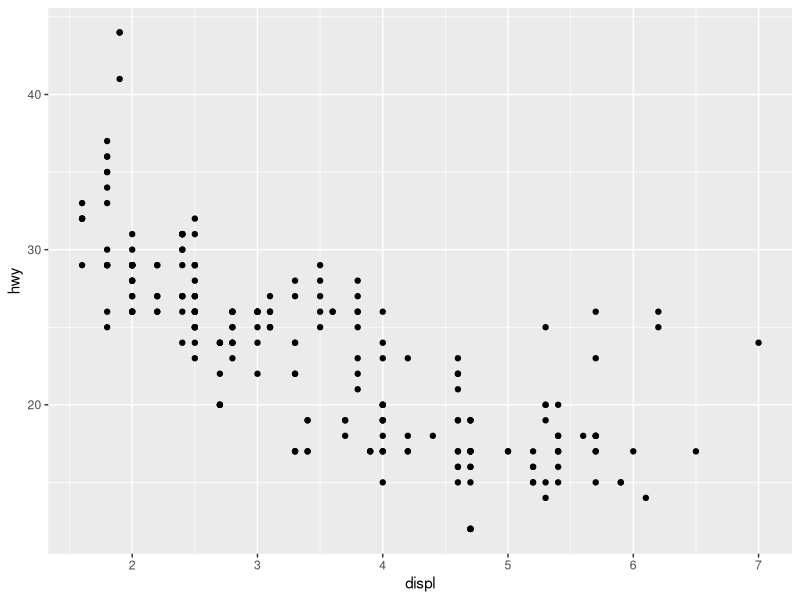
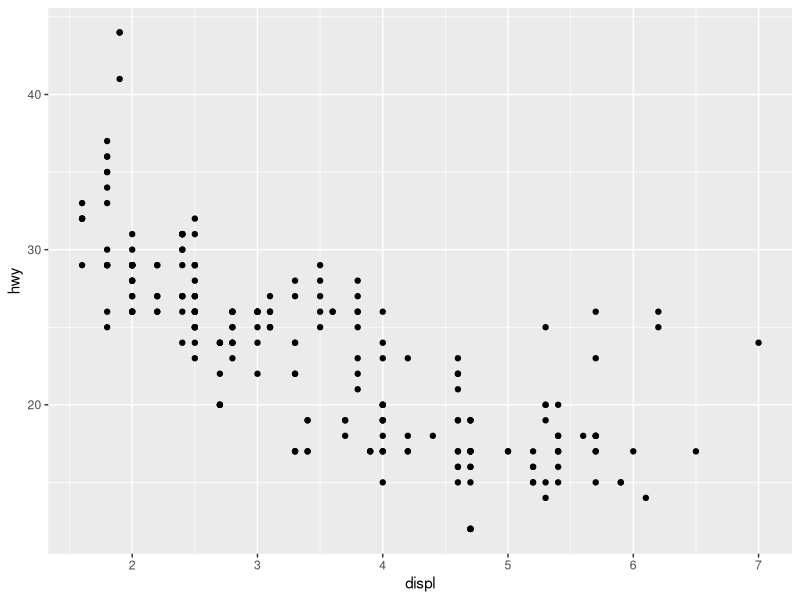
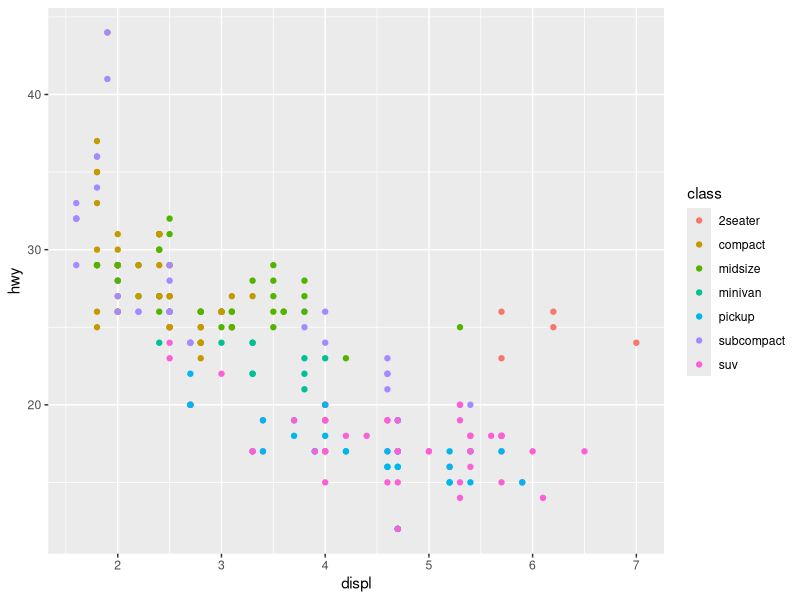
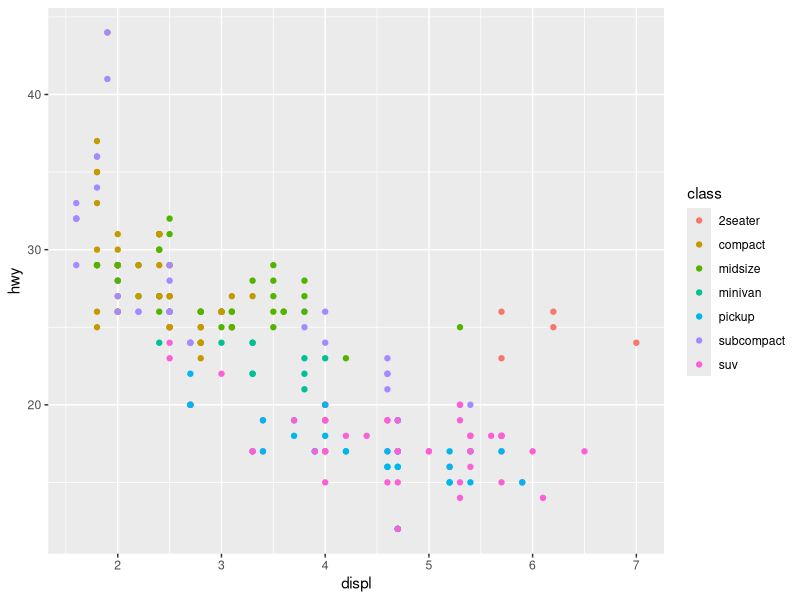
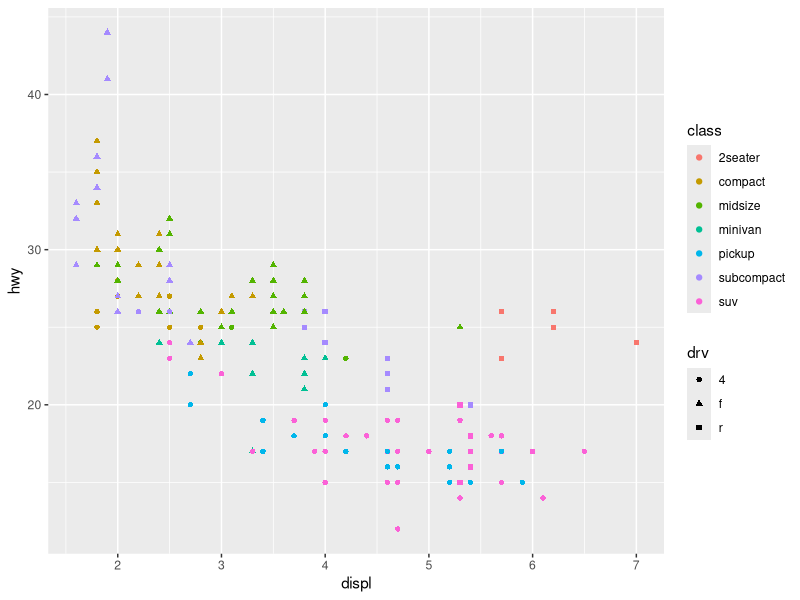
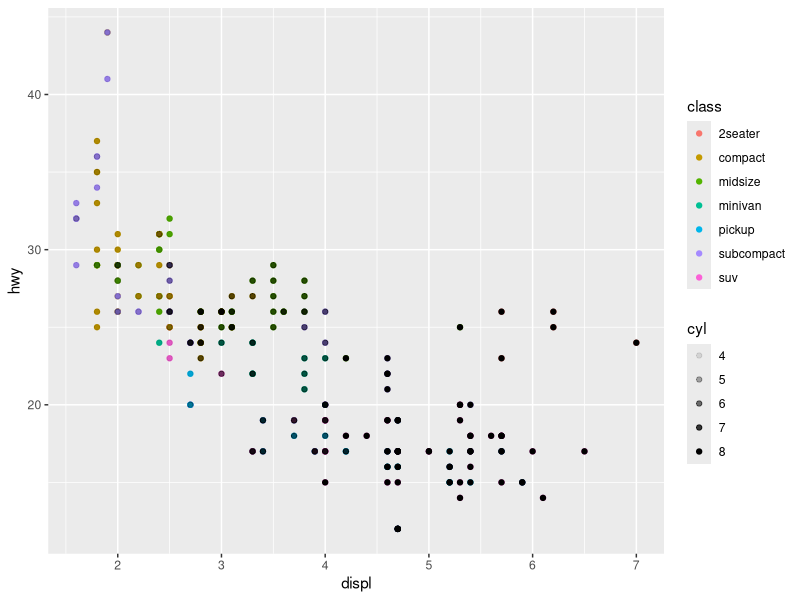
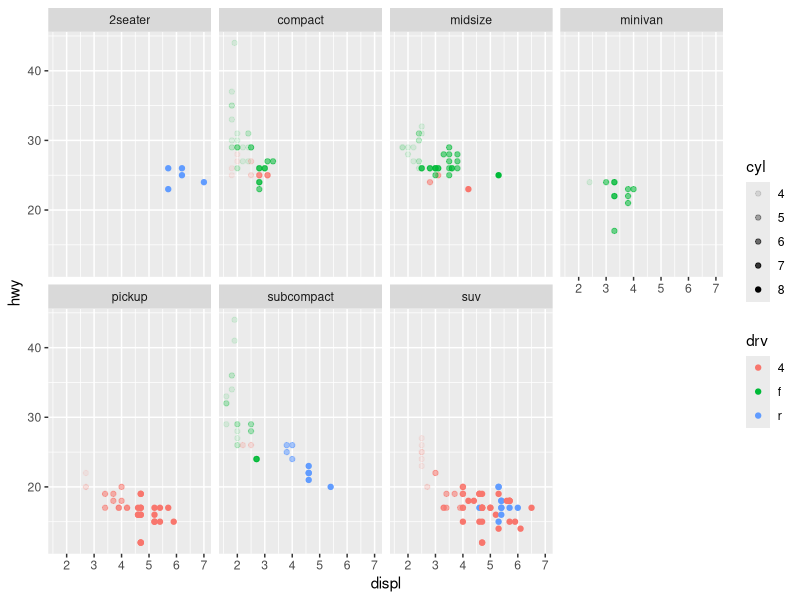
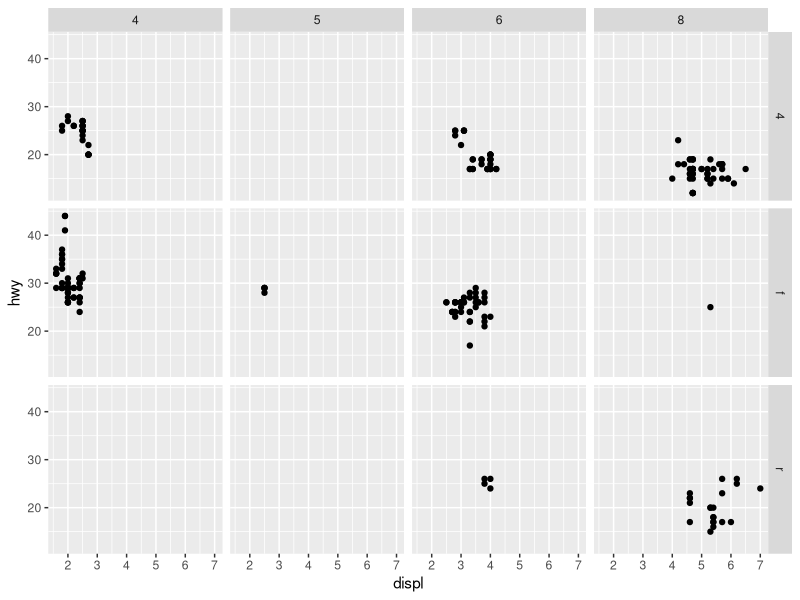

The R source for these figures, in order:
# lesson201.R
# This program demonstrates the use of data visualization tool(s) in R.
# As preliminary assumptions, the data frame(s) are in rectangular form.
# This program demonstrates the use of ggplot() and geom_point(), geom_smooth(),
# which are best at plotting discrete samples and fitting the relation shapes in
# 2-D, 2.5-D plots.

##
## Load package
library(tidyverse)
head(mpg)
?mpg
?ggplot
?geom_point

## Exp1: Visualize x-y in a 2-D plot where x, y are continuous values.
# 1-1:
ggplot(data=mpg) +
  geom_point(mapping=aes(x=displ, y=hwy), color="black")
# 1-2:
ggplot(data=mpg, mapping=aes(x=displ, y=hwy)) +
  geom_point(mapping=aes(), color="black")
# Explanation to Exp1:
# ggplot() initializes a ggplot object, i.e. a "figure" in this example.
# "data" defines the default data frame to be used for plotting.
# "mapping = aes()" defines the default aesthetic mappings to be used in the plot. This can also
# be defined in geom_xxx()
# geom_xxx defines different types of plots, e.g. scatter plots, bar chart, etc.

## Exp2: Visualize x-y-z in a 2.5-D plot where x, y are continuous values and z is
# category value.
# 2-1:
ggplot(data=mpg) +
  geom_point(mapping=aes(x=displ, y=hwy, color=class))
# 2-2:
ggplot(data=mpg, mapping=aes(x=displ, y=hwy)) +
  geom_point(mapping=aes(color=class))
# Explanation to Exp2:
# geom_point(mapping=aes(...)) has multiple inputs that can be used in 2.5-D plotting, including
# alpha (transparency), color, size, shape, etc.
# Some of these inputs, e.g. alpha and size, are good for continuous variable display,
# while others, e.g. color, shape, are more for category value display.
# It is also possible to superpose multiple mapping effect on the same figure. For example,
# 2-3:
ggplot(data=mpg, mapping=aes(x=displ, y=hwy)) +
  geom_point(mapping=aes(color=class, shape=drv))
# 2-4:
ggplot(data=mpg, mapping=aes(x=displ, y=hwy)) +
  geom_point(mapping=aes(color=class)) +
  geom_point(mapping=aes(alpha=cyl))

## Exp3: Visualize x-y in 2-D plots, with x, y continuous values and z being 
# used to split the plots into facets.
ggplot(data=mpg, mapping=aes(x=displ, y=hwy)) +
  geom_point(mapping=aes(alpha=cyl, color=drv)) +
  facet_wrap(~class, nrow=2)
## Exp4: visualize x-y in 2-D plots, with x, y continuous values and a, b being 
# used to split the plots into facets.
ggplot(data=mpg, mapping=aes(x=displ, y=hwy)) +
  geom_point(mapping=aes()) +
  facet_grid(drv ~ cyl)
# Explanation to Exp3, Exp4:
# facet_wrap and facet_grid can be used to split the plots into facets based on the third/fourth
# discrete attribute of the samples.

## Exp5: Use a smooth line to fit samples (x, y) in a x-y 2-D plot, where x, y 
# are continuous values.
# 5-1:
ggplot(data=mpg, mapping=aes(x=displ, y=hwy)) +
  geom_point() +
  geom_smooth()
# 5-2:
ggplot(data=mpg, mapping=aes(x=displ, y=hwy)) +
  geom_point(mapping=aes(color=drv)) +
  geom_smooth(mapping=aes(color=drv))
# Explanation to Exp5: use geom_smooth to plot smooth line for fitting.
